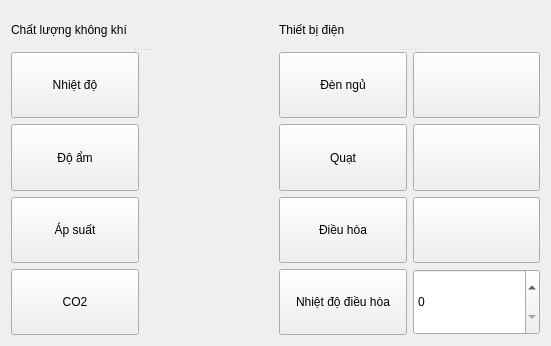
<?xml version="1.0" encoding="UTF-8"?>
<ui version="4.0">
 <class>bedroomForm</class>
 <widget class="QWidget" name="bedroomForm">
  <property name="geometry">
   <rect>
    <x>0</x>
    <y>0</y>
    <width>551</width>
    <height>346</height>
   </rect>
  </property>
  <property name="sizePolicy">
   <sizepolicy hsizetype="Preferred" vsizetype="Maximum">
    <horstretch>0</horstretch>
    <verstretch>0</verstretch>
   </sizepolicy>
  </property>
  <property name="maximumSize">
   <size>
    <width>16777215</width>
    <height>400</height>
   </size>
  </property>
  <property name="windowTitle">
   <string>Quản lý phòng ngủ</string>
  </property>
  <layout class="QGridLayout" name="gridLayout">
   <item row="0" column="0">
    <widget class="QSplitter" name="splitter_2">
     <property name="orientation">
      <enum>Qt::Vertical</enum>
     </property>
     <widget class="QLabel" name="label_4">
      <property name="maximumSize">
       <size>
        <width>16777215</width>
        <height>200</height>
       </size>
      </property>
      <property name="text">
       <string>Chất lượng không khí</string>
      </property>
     </widget>
     <widget class="QWidget" name="">
      <layout class="QGridLayout" name="gridLayout_3">
       <item row="0" column="0">
        <layout class="QGridLayout" name="gridLayout_5">
         <item row="0" column="0">
          <widget class="QPushButton" name="pushButton_temp">
           <property name="sizePolicy">
            <sizepolicy hsizetype="Preferred" vsizetype="Preferred">
             <horstretch>0</horstretch>
             <verstretch>0</verstretch>
            </sizepolicy>
           </property>
           <property name="text">
            <string>Nhiệt độ</string>
           </property>
          </widget>
         </item>
         <item row="1" column="0">
          <widget class="QPushButton" name="pushButton_humid">
           <property name="sizePolicy">
            <sizepolicy hsizetype="Preferred" vsizetype="Preferred">
             <horstretch>0</horstretch>
             <verstretch>0</verstretch>
            </sizepolicy>
           </property>
           <property name="text">
            <string>Độ ẩm</string>
           </property>
          </widget>
         </item>
         <item row="2" column="0">
          <widget class="QPushButton" name="pushButton_pres">
           <property name="sizePolicy">
            <sizepolicy hsizetype="Preferred" vsizetype="Preferred">
             <horstretch>0</horstretch>
             <verstretch>0</verstretch>
            </sizepolicy>
           </property>
           <property name="text">
            <string>Áp suất</string>
           </property>
          </widget>
         </item>
         <item row="3" column="0">
          <widget class="QPushButton" name="pushButton_co2">
           <property name="sizePolicy">
            <sizepolicy hsizetype="Preferred" vsizetype="Preferred">
             <horstretch>0</horstretch>
             <verstretch>0</verstretch>
            </sizepolicy>
           </property>
           <property name="text">
            <string>CO2</string>
           </property>
          </widget>
         </item>
        </layout>
       </item>
       <item row="0" column="1">
        <layout class="QGridLayout" name="gridLayout_4">
         <item row="0" column="0">
          <widget class="QLabel" name="label_displaytemp">
           <property name="text">
            <string/>
           </property>
          </widget>
         </item>
         <item row="1" column="0">
          <widget class="QLabel" name="label_displayhumid">
           <property name="text">
            <string/>
           </property>
          </widget>
         </item>
         <item row="2" column="0">
          <widget class="QLabel" name="label_displaypres">
           <property name="text">
            <string/>
           </property>
          </widget>
         </item>
         <item row="3" column="0">
          <widget class="QLabel" name="label_displaygas">
           <property name="text">
            <string/>
           </property>
          </widget>
         </item>
        </layout>
       </item>
      </layout>
     </widget>
    </widget>
   </item>
   <item row="0" column="1">
    <widget class="QSplitter" name="splitter">
     <property name="orientation">
      <enum>Qt::Vertical</enum>
     </property>
     <widget class="QLabel" name="label_6">
      <property name="text">
       <string>Thiết bị điện</string>
      </property>
     </widget>
     <widget class="QWidget" name="">
      <layout class="QHBoxLayout" name="horizontalLayout_2">
       <item>
        <layout class="QGridLayout" name="gridLayout_8">
         <item row="0" column="0">
          <widget class="QPushButton" name="pushButton_8">
           <property name="sizePolicy">
            <sizepolicy hsizetype="Preferred" vsizetype="Preferred">
             <horstretch>0</horstretch>
             <verstretch>0</verstretch>
            </sizepolicy>
           </property>
           <property name="text">
            <string>Đèn ngủ</string>
           </property>
           <property name="iconSize">
            <size>
             <width>16777215</width>
             <height>16777215</height>
            </size>
           </property>
          </widget>
         </item>
         <item row="1" column="0">
          <widget class="QPushButton" name="pushButton_5">
           <property name="sizePolicy">
            <sizepolicy hsizetype="Preferred" vsizetype="Preferred">
             <horstretch>0</horstretch>
             <verstretch>0</verstretch>
            </sizepolicy>
           </property>
           <property name="text">
            <string>Quạt</string>
           </property>
           <property name="iconSize">
            <size>
             <width>16777215</width>
             <height>16777215</height>
            </size>
           </property>
          </widget>
         </item>
         <item row="2" column="0">
          <widget class="QPushButton" name="pushButton_7">
           <property name="sizePolicy">
            <sizepolicy hsizetype="Preferred" vsizetype="Preferred">
             <horstretch>0</horstretch>
             <verstretch>0</verstretch>
            </sizepolicy>
           </property>
           <property name="text">
            <string>Điều hòa</string>
           </property>
           <property name="iconSize">
            <size>
             <width>16777215</width>
             <height>16777215</height>
            </size>
           </property>
          </widget>
         </item>
         <item row="3" column="0">
          <widget class="QPushButton" name="pushButton_6">
           <property name="sizePolicy">
            <sizepolicy hsizetype="Preferred" vsizetype="Preferred">
             <horstretch>0</horstretch>
             <verstretch>0</verstretch>
            </sizepolicy>
           </property>
           <property name="text">
            <string>Nhiệt độ điều hòa</string>
           </property>
           <property name="iconSize">
            <size>
             <width>16777215</width>
             <height>16777215</height>
            </size>
           </property>
          </widget>
         </item>
        </layout>
       </item>
       <item>
        <layout class="QGridLayout" name="gridLayout_7">
         <item row="0" column="0">
          <widget class="QPushButton" name="pushButton_lamp">
           <property name="sizePolicy">
            <sizepolicy hsizetype="Preferred" vsizetype="Preferred">
             <horstretch>0</horstretch>
             <verstretch>0</verstretch>
            </sizepolicy>
           </property>
           <property name="text">
            <string/>
           </property>
          </widget>
         </item>
         <item row="1" column="0">
          <widget class="QPushButton" name="pushButton_fan">
           <property name="sizePolicy">
            <sizepolicy hsizetype="Preferred" vsizetype="Preferred">
             <horstretch>0</horstretch>
             <verstretch>0</verstretch>
            </sizepolicy>
           </property>
           <property name="text">
            <string/>
           </property>
          </widget>
         </item>
         <item row="2" column="0">
          <widget class="QPushButton" name="pushButton_airConditional">
           <property name="sizePolicy">
            <sizepolicy hsizetype="Preferred" vsizetype="Preferred">
             <horstretch>0</horstretch>
             <verstretch>0</verstretch>
            </sizepolicy>
           </property>
           <property name="text">
            <string/>
           </property>
          </widget>
         </item>
         <item row="3" column="0">
          <widget class="QSpinBox" name="spinBox_airConditional">
           <property name="sizePolicy">
            <sizepolicy hsizetype="Preferred" vsizetype="Preferred">
             <horstretch>0</horstretch>
             <verstretch>0</verstretch>
            </sizepolicy>
           </property>
          </widget>
         </item>
        </layout>
       </item>
      </layout>
     </widget>
    </widget>
   </item>
  </layout>
 </widget>
 <resources/>
 <connections/>
</ui>
